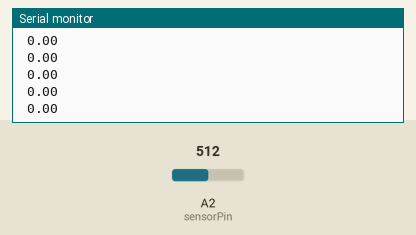
Simulated run of this sketch. Board: Arduino Uno, built with avr-gcc and run on an emulated ATmega328P. Parts: the last lines printed to the serial monitor. Inputs (shaded band) come from the test bench; at power-on: A2 (sensorPin) = 512.

Above: at 1.7 s.
1.8 s: A2 (sensorPin) set to 349
At 2.9 s:
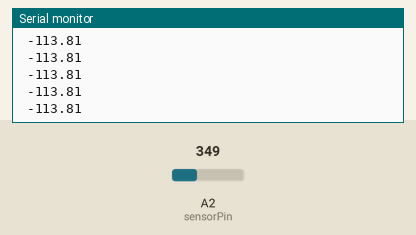
3.3 s: A2 (sensorPin) set to 369
At 4.2 s:
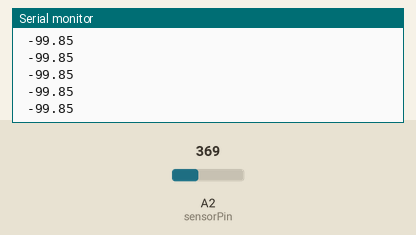
Timing chart, 0 to 6.3 s (numbered marks = the images above; inputs shaded):
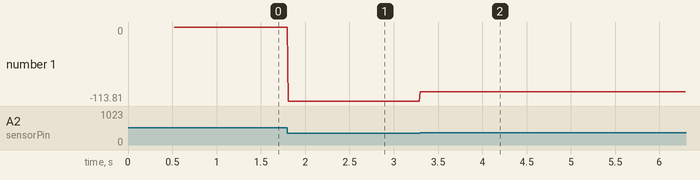

Measured:
- after the input at 1.8 s, the serial monitor: prints a new line at once (image 1)
- after the input at 3.3 s, the serial monitor: prints a new line at once (image 2)
- plotted number 1: 0 → -113.81 after the input at 1.8 s, -113.81 → -99.8 after the input at 3.3 s

The sketch:

Gyro.ino
```cpp
int sensorPin = A2;   //define the pin that gyro is connected
int sensorValue = 0;  // read out value of sensor

float gyroZeroVoltage = 0;      // the value of voltage when gyro is zero
float gyroRate = 0;      // read out value of sensor in voltage
float currentAngle = 0;  // current angle calculated by angular velocity integral on

byte serialRead = 0;  // for serial print control

double oldTime = 0;

void setup() {
  // put your setup code here, to run once:
  Serial.begin(9600);

  // this section is initialize the sensor, find the value of voltage when gyro is zero
  int i;
  float sum = 0;

  pinMode(sensorPin, INPUT);

  Serial.println("please keep the sensor still for calibration");
  Serial.println("get the gyro zero voltage");

  for (i = 0; i < 100; i++)  // read 100 values of voltage when gyro is at still, to calculate the zero-drift.
  {
    sensorValue = analogRead(sensorPin);
    sum += sensorValue;
    delay(5);
  }
  gyroZeroVoltage = sum / 100;  // average the sum as the zero drifting
}

void loop() {

  // put your main code here, to run repeatedly:
  if (Serial.available())  // Check for input from terminal
  {
    serialRead = Serial.read();  // Read input
    if (serialRead == 49)        // Check for flag to execute, 49 is ascii for 1
    {
      Serial.end();  // end the serial communication to display the sensor data on monitor
    }
  }
  // convert the 0-1023 signal to 0-5v
  gyroRate = (analogRead(sensorPin) * 5.00) / 1023;

  // find the voltage offset the value of voltage when gyro is zero (still)
  gyroRate -= (gyroZeroVoltage / 1023 * 5.00);

  // read out voltage divided the gyro sensitivity to calculate the angular velocity
  float angularVelocity = gyroRate / 0.007;  // from Data Sheet, gyroSensitivity is 0.007 V/dps


  // if the angular velocity is less than the threshold, ignore it
  if (angularVelocity >= 1.50 || angularVelocity <= -1.50) {
    // we are running a loop in T (of T/1000 second).
    float angleChange = angularVelocity / (1000 / (millis() - oldTime));
    currentAngle += angleChange;
  }

  oldTime = millis();
  // keep the angle between 0-360
  if (currentAngle < 0) {
    currentAngle += 360;
  } else if (currentAngle > 359) {
    currentAngle -= 360;
  }

  Serial.print(" ");
  Serial.println(angularVelocity);
  // control the time per loop
  delay(10);
}
```
